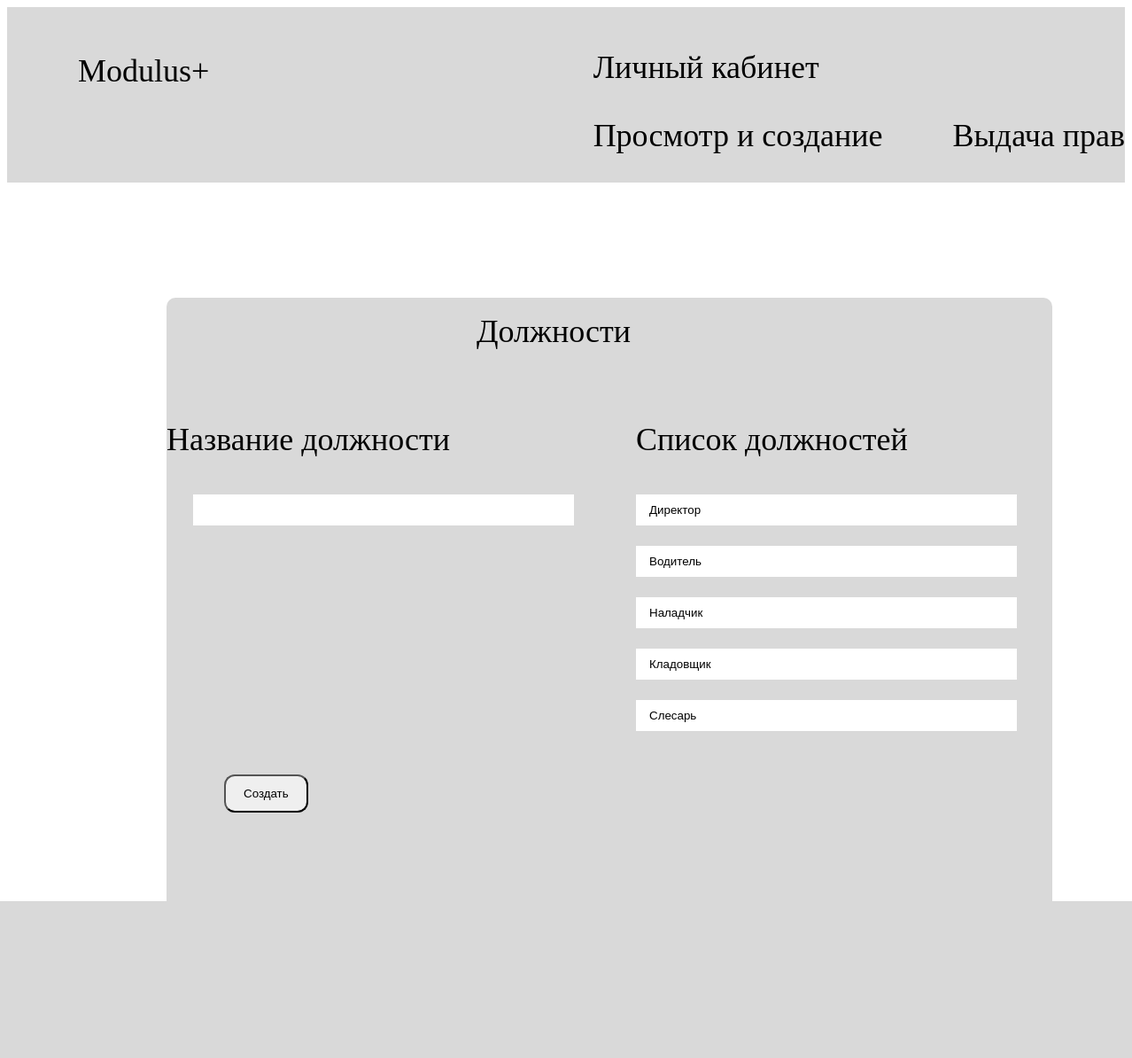
The app's page /positions_list.php (signed in) with its own data.
### tables this page shows
CREATE TABLE `positions` (
  `ps_id` int(11) NOT NULL COMMENT 'ID',
  `ps_name` varchar(150) NOT NULL COMMENT 'Должность'
);

### positions_list.php (the view, shortened to what this page needs)
<?php
if($_SESSION['admin']){
    $conn = OpenCon();
    $query = "SELECT * FROM positions";
    $res=$conn->query($query);
}
else{
    header("Location: authorization.php");
    exit;
}
?>
<!DOCTYPE html>
<html lang="ru">
<head>
    <link rel="stylesheet" href="assets/css/positions_list.css">
</head>
<body>
    <header class="header">
        <div class="container">
            <div class="header__inner">
                <div class="header__logo">Modulus+</div>
                <nav class="navigation">
                    <a class="navigation__link" href="personal_cabinet_for_admin.php">Личный кабинет</a>
                    <nav class="navigation-frame">
                        <ul class="topmenu">
                            <li class="navigation__link-sc"><a class="link_submenu-top" href="">Просмотр и создание</a>
                            </li>
                            <li class="navigation__link-give"><a class="link_submenu-top" href="">Выдача прав</a>
                            </li>
                        </ul>
                    </nav>
                </nav>
            </div>
        </div>
    </header>
    <div class="container">
        <div class="formLk">
            <form method="get" action="" autocomplete="on">
                <h1>Должности</h1>
                <div class="date-area">
                    <div>
                        <div class="posirionname">
                            <p>Название должности</p>
                            <input type="text" name="positionname" required="required">
                        </div>
                    </div>
                    <div>
                    <div class="discriptionForm">
                        <p>Список должностей</p>
                    </div>
                    <?php
                        while($nm = $res->fetch_object()){
                            echo '<div class="position-$count"><input type="text" value="';
                            echo $nm->ps_name;
                            echo '" name="position" required="required" readonly></div>';
                        }
                    ?>
                    </div>
                </div>
                <div class="groupBatton">
                        <button class="inButton" type="submit" name="submit">Создать</button>
                </div>
            </form>
        </div>
    </div>

### assets/css/positions_list.css (style rules this page uses)
body { font: 400 36px/1 Montserrat sans-serif; color: black; display: flex; flex-direction: column; }
.container { width: 100%; max-width: 1440px; margin: 0 auto; }
.header { width: 100%; height: 198px; z-index: 1000; background-color: #D9D9D9; margin-bottom: 80px; }
.header__inner { display: flex; justify-content: space-between; align-items: center; padding: 50px 0px; }
.header__logo { font: 400 36px/1 Montserrat sans-serif; color: black; padding-left: 80px; padding-bottom: 120px; margin-right: 200px; }
.navigation__link { color: black; text-decoration: none; transition: color 0.2s linear; display: inline-block; vertical-align: top; margin: 0px 120px; margin-left: 0px; margin-top: 0px; position: relative; }
.navigation__link-sc { color: black; text-decoration: none; transition: color 0.2s linear; display: inline-block; vertical-align: top; position: relative; margin-left: -40px; }
.navigation__link-give { color: black; text-decoration: none; transition: color 0.2s linear; display: inline-block; vertical-align: top; margin-left: 70px; position: relative; }
.link_submenu-top { text-decoration: none; color: black; text-decoration: none; transition: color 0.2s linear; display: inline-block; vertical-align: top; position: relative; margin-bottom: 15px; }
li { list-style-type: none; }
.navigation__link:after, .link_submenu:after { content: ""; display: block; width: 100%; height: 3px; background-color: rgb(243, 188, 36); position: absolute; top: 100%; left: 0%; opacity: 0; transition: color 0.2s linear; }
.topmenu>li { display: inline-block; margin-top: 5px; position: relative; }
.topmenu>li:last-child { margin-right: 0; }
.formLk { width: 1000px; height: 850px; margin: 0px 180px; background: #D9D9D9; border-radius: 10px; font-size: 36px; position: relative; }
.date-area { display: grid; grid-template-columns: repeat(2, 1fr); }
.formLk:after, form div:after { content: ""; display: table; clear: both; }
form div { margin-bottom: 15px; position: relative; }
h1 { font-size: 36px; font-weight: 400; align-items: center; margin-top: 50px; margin-bottom: 50px; margin-left: 350px; padding-top: 20px; }
input[type="text"], input[type="email"], input[type="password"] { width: 80%; padding: 10px 15px; border-width: 0; background: #ffffff; outline: none; margin-left: 30px; }
.discriptionForm { margin: 0px; margin-left: 30px; grid-column: 1; grid-row: 2; }
.groupBatton { grid-column: 2; grid-row: 1; margin-top: 5px; }
.inButton { margin-left: 65px; padding: 12px 20px; border-radius: 12px; }

### records on screen
positions: position "Директор"
positions: position "Водитель"
positions: position "Наладчик"
positions: position "Кладовщик"
positions: position "Слесарь"
